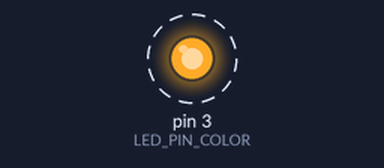
This sketch was run on a simulated Arduino Uno, built with avr-gcc and run on an emulated ATmega328P. On the bench: output pins drawn as LEDs (lit = HIGH). Dashed ring = blinking.

Above: at 0.02 s.
Timing chart, 0 to 3.0 s (numbered marks = the images above):
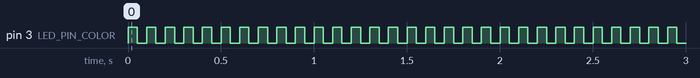

The sketch:

blueLed.ino
```cpp
#define LED_PIN_COLOR 3
#define delayTime 50


void setup() {
  pinMode(LED_PIN_COLOR,OUTPUT);
}

void loop() {
  digitalWrite(LED_PIN_COLOR,HIGH);
  delay(delayTime);
  digitalWrite(LED_PIN_COLOR,LOW);
  delay(delayTime);
}
```

Measured:
- by itself, pin 3 (LED_PIN_COLOR): alternates HIGH for 0.05 s and LOW for 0.05 s
